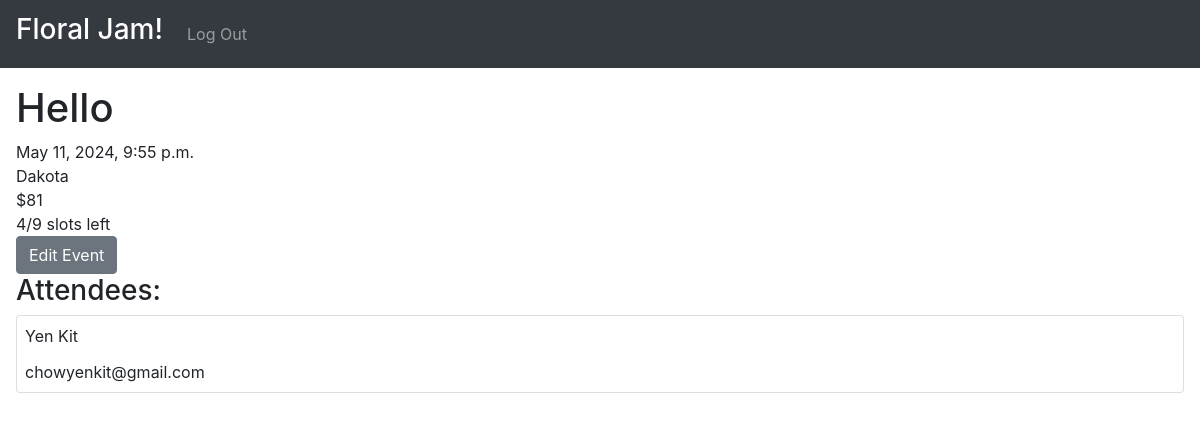
Page /details/1 (signed in) on the committed database.
### floral_jamming/models.py (models this page shows)
class Event(models.Model):
    title = models.CharField(max_length=100)
    price = models.IntegerField(validators=[MinValueValidator(0)], default=80)
    time = models.DateTimeField()
    location = models.CharField(max_length=300)
    description = models.CharField(max_length=3000)
    capacity = models.IntegerField(validators=[MinValueValidator(0)], default=10)
    creator = models.ForeignKey(User, on_delete=models.CASCADE, related_name="events")
    def num_attendees(self) -> int:
        return sum([attendee.pax for attendee in self.attendees.all()])
    def remaining_slots(self) -> int:
        return self.capacity - self.num_attendees()

class Attendee(models.Model):
    user = models.ForeignKey(User, on_delete=models.CASCADE, related_name="attendees", null=True)
    event = models.ForeignKey(Event, on_delete=models.CASCADE, related_name="attendees")
    pax = models.IntegerField(validators=[MinValueValidator(1)])

### floral_jamming/custom_user.py (models this page shows)
class User(AbstractUser):
    pass

### floral_jamming/views.py (the view)
# urls.py: path("details/<int:event_id>", views.details, name="details"),
@allow_guest_user
def details(request: HttpRequest, event_id: int) -> HttpResponse:
     event = Event.objects.get(id=event_id)
     attendee = event_service.get_attendee(user=request.user, event=event)
     attendee_form = AttendeeForm(instance=attendee)
     msg = ''
     if request.method == "POST":
          attendee_form = AttendeeForm(request.POST)
          try:
               attendee = event_service.create_or_update_user_attendee(user=request.user, event=event, attendee_form=attendee_form)
          except Invalid_Form as e:
               msg = e
     return render(request, 'floral_jamming/details.html', {
          'event': event,
          'attendee': attendee,
          'attendee_form': attendee_form,
          'message': msg
     })

### floral_jamming/services/auth_service/auth_service.py (called while the page is built)
    @staticmethod
    def is_authenticated_user(user: User) -> bool:
        return user.is_authenticated and not is_guest_user(user)

    @staticmethod
    def is_anonymous_user(user: User) -> bool:
        return user.is_anonymous

    @staticmethod
    def is_staff_user(user: User) -> bool:
        return user.is_staff

### floral_jamming/services/event_service/event_service.py (called while the page is built)
    @property
    def auth_service(self):
        return self._auth_service

    def get_attendee(self, user: User, event: Event) -> Optional[Attendee]:
        auth_service = self.auth_service
        if auth_service.is_anonymous_user(user):
            return None
        return event.attendees.filter(user=user).first()

### floral_jamming/templates/floral_jamming/details.html (shortened to what this page needs)
{% extends 'floral_jamming/layout.html' %}
{% load static %}
{% load templates %}
{% block body %}
    <h1>{{ event.title }}</h1>
    <div>{{ event.time }}</div>
    <div>{{ event.location }}</div>
    <div>${{ event.price }}</div>
    <div>{{ event.remaining_slots }}/{{ event.capacity }} slots left</div>
    {% if user|is_staff_user and user == event.creator %}
        <a href="{% url 'floral_jamming:create' event.id %}">
            <button class="btn btn-secondary">Edit Event</button>
        </a>
        <h3>Attendees:</h3>
        <div>
            {% for attendee in event.attendees.all %}
                <div class="card p-2">
                    <div class="card-title">{{ attendee.user.first_name }} {{ attendee..user.last_name }}</div>
                    <div class="card-text">{{ attendee.user.email }}</div>
                </div>
            {% empty %}
                <h5>No Attendees Yet</h5>
            {% endfor %}
        </div>
    {% endif %}
{% endblock %}

### rows in the picture
Event: title "Hello", time "May 11, 2024, 9:55 p.m.", location "Dakota", price "81", remaining_slots "4", capacity "9"
Attendee: user.first_name "Yen Kit", user.email "chowyenkit@gmail.com"
